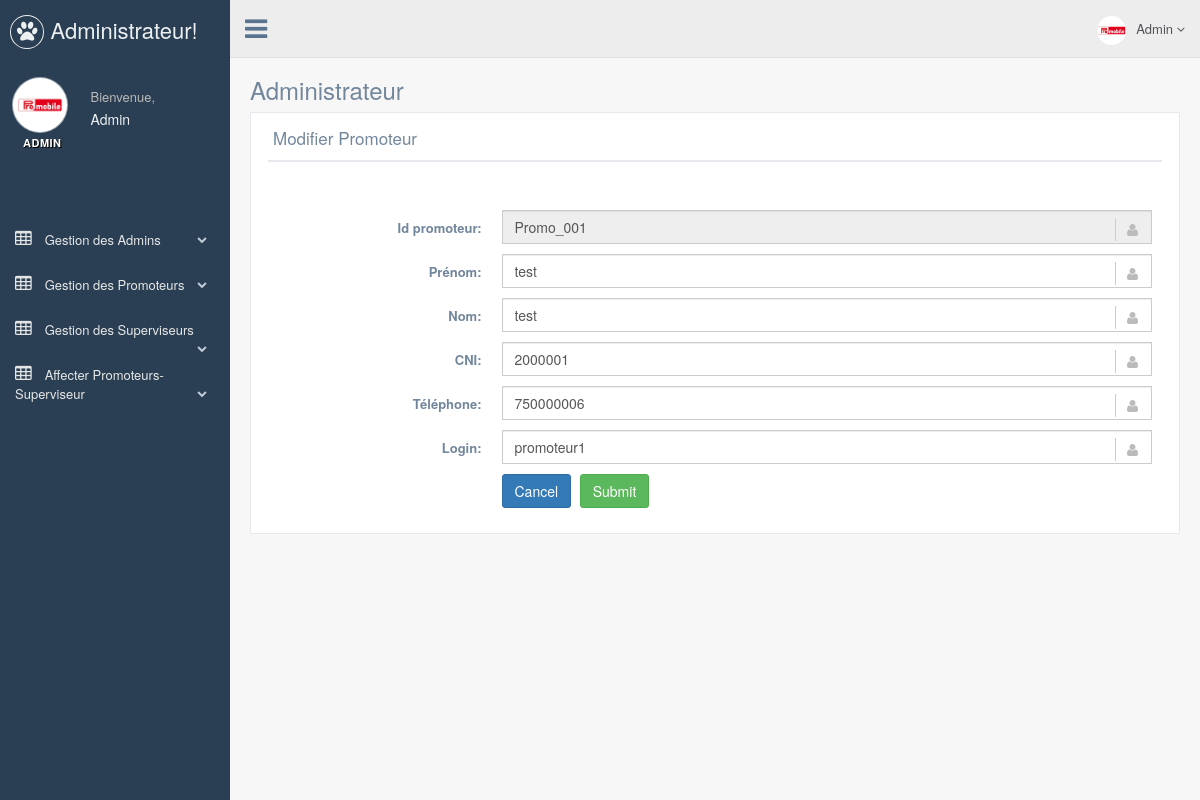
The page /admin/modifierPromoteur.php?id_promoteur=Promo_001 (signed in) on the database its author committed.
### tables this page shows
CREATE TABLE `promoteur` (
  `id` int NOT NULL,
  `id_promoteur` varchar(255) NOT NULL,
  `prenom` varchar(255) NOT NULL,
  `nom` varchar(255) NOT NULL,
  `telephone` bigint NOT NULL,
  `cni` bigint NOT NULL,
  `login` varchar(255) NOT NULL,
  `password` varchar(255) NOT NULL
);

### admin/modifierPromoteur.php (the view, shortened to what this page needs)
<?php
        $login = $_SESSION['login'];
        if(!isset($login)){
            header('Location: index.php?id=55');
            exit();
        }
        else {
                require_once('header.php');
        }
?>
      <div class="right_col" role="main">
        <div class="">
          <div class="page-title">
            <div class="title_left">
              <h3>
                  Administrateur
                </h3>
            </div>
            <div class="title_right">
              <div class="col-md-5 col-sm-5 col-xs-12 form-group pull-right top_search">
              </div>
            </div>
          </div>
          <div class="clearfix"></div>
          <div class="row">
            <div class="col-md-12 col-sm-12 col-xs-12">
              <div class="x_panel">
                <div class="x_title">
                  <h2>Modifier Promoteur <small> promoteur</small></h2>
                  <div class="clearfix"></div>
                </div>
                  <br/>
                  <br/>
			 <?php
	                        $id_admin=$_GET['id_promoteur'];
				require_once 'db_connect.php';
        	       	 	$query  = "SELECT * FROM promoteur where id_promoteur='".$id_admin."' ";
	        	        $result = mysqli_query($conn,$query);
                		if(mysqli_num_rows($result)){
					while ($client = mysqli_fetch_object($result)){
                        ?>
			 <form class="form-horizontal form-label-left"  method="post" action="listerpromoteur_admin.php?id=21">
                  	  <div class="form-group">
                  	    <label class="control-label col-md-3 col-sm-3 col-xs-3">Id promoteur:</label>
                  	    <div class="col-md-9 col-sm-9 col-xs-9">
			    <input type="text" readonly class="form-control" data-inputmask="'mask': '99/99/9999'" name="id_promoteur" value="<?php echo $id_admin;?>" >
                  	    </div>
			  </div>
                          <div class="form-group">
                            <label class="control-label col-md-3 col-sm-3 col-xs-3">Prénom:</label>
                            <div class="col-md-9 col-sm-9 col-xs-9">
                            <input type="text" class="form-control" data-inputmask="'mask': '99/99/9999'" name="prenom" value="<?php echo $client->prenom;?>" >
                            </div>
                          </div>
                          <div class="form-group">
                            <label class="control-label col-md-3 col-sm-3 col-xs-3">Nom:</label>
                            <div class="col-md-9 col-sm-9 col-xs-9">
                            <input type="text" class="form-control" data-inputmask="'mask': '99/99/9999'" name="nom" value="<?php echo $client->nom;?>" >
                            </div>
                          </div>
                          <div class="form-group">
                            <label class="control-label col-md-3 col-sm-3 col-xs-3">CNI:</label>
                            <div class="col-md-9 col-sm-9 col-xs-9">
                            <input type="text" class="form-control" data-inputmask="'mask': '99/99/9999'" name="cni" value="<?php echo $client->cni;?>" >
                            </div>
                          </div>
                          <div class="form-group">
                            <label class="control-label col-md-3 col-sm-3 col-xs-3">Téléphone:</label>
                            <div class="col-md-9 col-sm-9 col-xs-9">
                            <input type="text" class="form-control" data-inputmask="'mask': '99/99/9999'" name="telephone" value="<?php echo $client->telephone;?>" >
                            </div>
                          </div>
                          <div class="form-group">
                            <label class="control-label col-md-3 col-sm-3 col-xs-3">Login:</label>
                            <div class="col-md-9 col-sm-9 col-xs-9">
                            <input type="text" class="form-control" data-inputmask="'mask': '99/99/9999'" name="login" value="<?php echo $client->login;?>" >
                            </div>
                          </div>
			<?php
			    }
		 	 }
			?>
                    	  <div class="form-group">
                    	    <div class="col-md-9 col-md-offset-3">
                    	    	<button type="submit" class="btn btn-primary">Cancel</button>
                    	    	<button type="submit" class="btn btn-success">Submit</button>
                    	    </div>
                    	  </div>
                 	</form>
          </div>
        <div id="custom_notifications" class="custom-notifications dsp_none">
          <div class="clearfix"></div>
        </div>

### rows shown on the page
promoteur: prenom "test", nom "test", cni "2000001", telephone "750000006", login "promoteur1"
